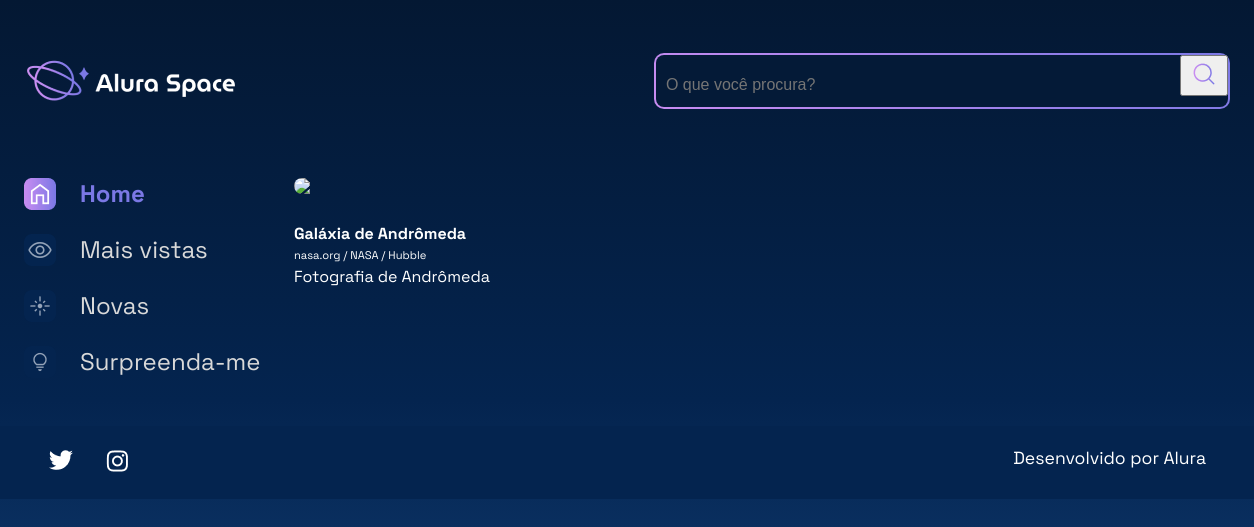
/imagem/4, run on an earlier commit of the app's database.
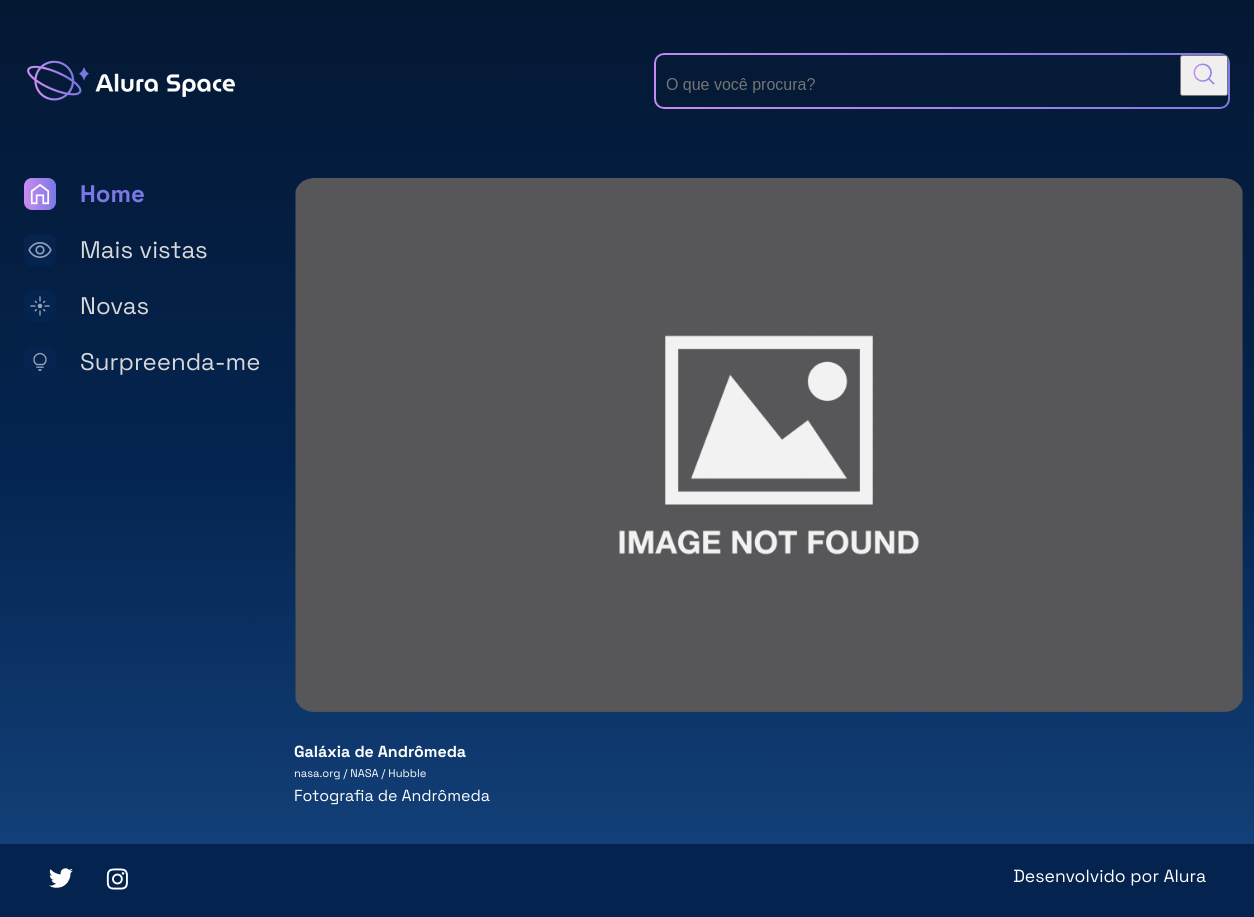
And on a later commit of the database.
### galeria/models.py (models this page shows, shortened)
class Fotografia(models.Model):
    OPCOES_CATEGORIA = [
        ("NEBULOSA", "Nebulosa"),
        ("ESTRELA", "Estrela"),
        ("GALÁXIA", "Galáxia"),
        ("PLANETA", "Planeta"),
    ]
    nome = models.CharField(max_length=100, null=False, blank=False)
    legenda = models.CharField(max_length=150, null=False, blank=False)
    categoria = models.CharField(max_length=100, choices=OPCOES_CATEGORIA, default='')
    descricao = models.TextField(null=False, blank=False)
    foto = models.ImageField(upload_to="fotos/%Y/%m/%d/", blank=True)
    publicada = models.BooleanField(default=False)
    data_fotografia = models.DateTimeField(default=datetime.now, blank = False)

### galeria/views.py (the view)
# urls.py: path('imagem/<int:foto_id>', imagem, name = 'imagem'),
def imagem(request, foto_id):
    fotografia = get_object_or_404(Fotografia, pk=foto_id)
    return render(request, 'galeria/imagem.html', {"fotografia": fotografia})

### templates/galeria/imagem.html
{% extends 'galeria/base.html' %}
{% load static %}
{% block content %}
                <section class="imagem">
                    <div class="imagem__conteudo">
                        {% if fotografia.foto == "" or fotografia.foto == null %}
                        <img class="imagem__imagem" src="{% static '/assets/imagens/galeria/notfound.jpg'%}">
                        {% else %}
                        <img class="imagem__imagem" src="{{ fotografia.foto.url }}">
                        {% endif %}
                        <div class="imagem__info">
                            <div class="imagem__texto">
                                <p class="imagem__titulo">{{ fotografia.nome }}</p>
                                <p class="imagem__descricao">{{ fotografia.legenda }}</p>
                                <p class="imagem__texto">{{ fotografia.descricao }}</p>
                            </div>
                        </div>
                    </div>
                </section>
            </section>
        </main>
    </div>
{% endblock %}

What changed in the data, as far as the page shows it:
changed Fotografia "Galáxia de Andrômeda": foto: picture added
